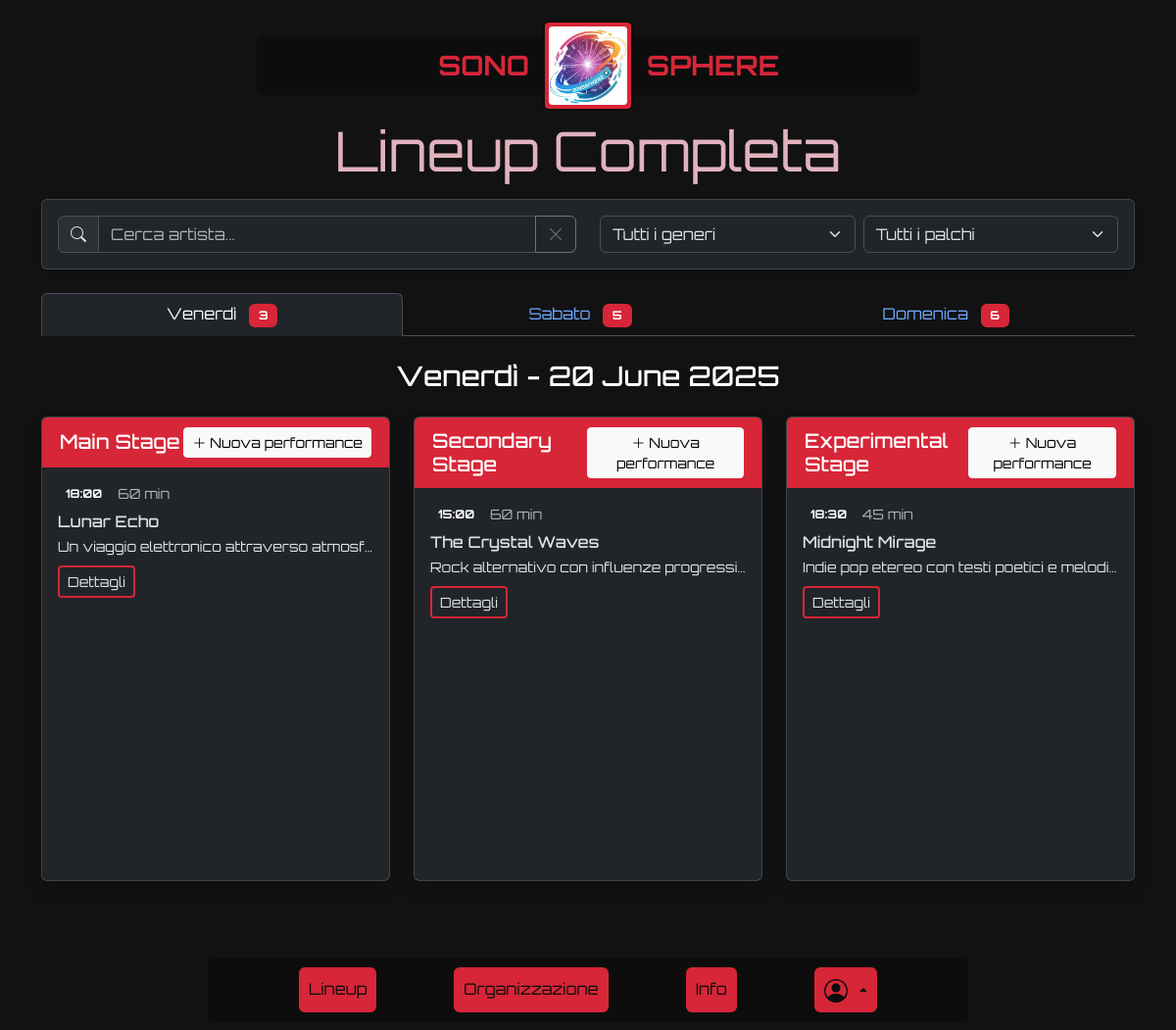
Screenshot of /lineup (signed in) with the database file from the repository.
### tables this page shows
CREATE TABLE "event_days" (
        "id" INTEGER NOT NULL UNIQUE,
        "name" TEXT NOT NULL,
        "date" TEXT NOT NULL,
        "current_attendees" INTEGER NOT NULL DEFAULT 0,
        "max_attendees" INTEGER NOT NULL DEFAULT 200,
        "start_time" TEXT NOT NULL,
        "end_time" TEXT NOT NULL,
        PRIMARY KEY("id" AUTOINCREMENT)
    );

CREATE TABLE "stages" (
        "id" INTEGER NOT NULL UNIQUE,
        "name" TEXT NOT NULL UNIQUE,
        "description" TEXT NOT NULL,
        "image" TEXT NOT NULL,
        PRIMARY KEY("id" AUTOINCREMENT)
    );

CREATE TABLE "performances" (
        "id" INTEGER NOT NULL UNIQUE,
        "artist_name" TEXT NOT NULL,
        "start_time" TEXT NOT NULL,
        "duration" INTEGER NOT NULL,
        "description" TEXT,
        "image_path" TEXT,
        "day_id" INTEGER NOT NULL,
        "stage_id" INTEGER NOT NULL,
        "genre_id" INTEGER NOT NULL,
        "organizer_id" INTEGER NOT NULL,
        "is_published" INTEGER NOT NULL DEFAULT 0,
        "created_at" TEXT DEFAULT CURRENT_TIMESTAMP,
        "updated_at" TEXT DEFAULT CURRENT_TIMESTAMP,
        "is_featured" INTEGER DEFAULT 0,
        PRIMARY KEY("id" AUTOINCREMENT),
        FOREIGN KEY("day_id") REFERENCES "event_days"("id"),
        FOREIGN KEY("stage_id") REFERENCES "stages"("id"),
        FOREIGN KEY("genre_id") REFERENCES "genres"("id"),
        FOREIGN KEY("organizer_id") REFERENCES "users"("id")
    );

### blueprints/main/routes.py (the view)
@main_bp.route("/lineup")
def lineup():
    performances = performances_dao.get_all_performances(include_unpublished=False)
    event_days = event_days_dao.get_all_days()
    stages = stages_dao.get_all_stages()
    genres = genres_dao.get_all_genres()
    return render_template(
        "lineup.html",
        performances=performances,
        event_days=event_days,
        stages=stages,
        genres=genres,
    )

### app.py (called while the page is built)
@app.template_filter("strfdate")
def _filter_date(date, fmt=None):
    if isinstance(date, str):
        date = datetime.strptime(date, "%Y-%m-%d")
    return date.strftime(fmt or "%d %B %Y")

@login_manager.user_loader
def load_user(user_id):
    db_user = users_dao.get_user_by_id(user_id)
    if not db_user:
        return None
    user = User(
        id=db_user["id"],
        username=db_user["username"],
        password=db_user["password"],
        name=db_user["name"],
        surname=db_user["surname"],
        email=db_user["email"],
        pfp=db_user["pfp"],
        role=db_user["role"],
    )
    return user

### utils/event_days_dao.py (called while the page is built)
def get_all_days() -> List[Dict[str, Any]]:
    query = "SELECT * FROM event_days"
    conn = sqlite3.connect(ROOT_PATH + DB_PATH)
    cursor = conn.cursor()
    cursor.execute(query)
    days = cursor.fetchall()
    cursor.close()
    conn.close()
    return [
        {
            "id": day[0],
            "name": day[1],
            "date": day[2],
            "current_attendees": day[3],
            "max_attendees": day[4],
            "start_time": day[5],
            "end_time": day[6],
        }
        for day in days
    ]

### utils/genres_dao.py (called while the page is built)
def get_all_genres() -> List[Dict[str, Any]]:
    query = "SELECT * FROM genres"
    conn = sqlite3.connect(ROOT_PATH + DB_PATH)
    cursor = conn.cursor()
    cursor.execute(query)
    genres = cursor.fetchall()
    cursor.close()
    conn.close()
    return [{"id": genre[0], "name": genre[1]} for genre in genres]

### utils/stages_dao.py (called while the page is built)
def get_all_stages() -> List[Dict[str, Union[int, str]]]:
    query = "SELECT * FROM stages"
    conn = sqlite3.connect(ROOT_PATH + DB_PATH)
    cursor = conn.cursor()
    cursor.execute(query)
    stages = cursor.fetchall()
    cursor.close()
    conn.close()
    return [
        {"id": stage[0], "name": stage[1], "description": stage[2], "image": stage[3]}
        for stage in stages
    ]

### utils/users_dao.py (called while the page is built)
def get_user_by_id(user_id: int) -> Optional[Dict[str, Any]]:
    query = "SELECT * FROM users WHERE id = ?"
    conn = sqlite3.connect(ROOT_PATH + DB_PATH)
    cursor = conn.cursor()
    cursor.execute(query, (user_id,))
    user = cursor.fetchone()
    cursor.close()
    conn.close()
    if user:
        return {
            "id": user[0],
            "username": user[1],
            "name": user[2],
            "surname": user[3],
            "email": user[4],
            "password": user[5],
            "role": user[6],
            "pfp": user[7],
        }
    return None

### templates/lineup.html (shortened to what this page needs)
{% extends "base.html" %}
{% block content %}
<div class="container py-5">
    <h1 class="display-4 text-center mb-3 cream-text">Lineup Completa</h1>
    <div class="card mb-4 shadow-sm grey-text">
        <div class="card-body">
            <div class="row">
                <div class="col-md-6 mb-3 mb-md-0">
                    <div class="input-group">
                        <span class="input-group-text"><i class="bi bi-search"></i></span>
                        <input type="text" id="searchArtist" class="form-control" placeholder="Cerca artista...">
                        <button class="btn btn-outline-secondary" type="button" id="clearSearch">
                            <i class="bi bi-x-lg"></i>
                        </button>
                    </div>
                </div>
                <div class="col-md-6">
                    <div class="d-flex gap-2">
                        <select id="genreFilter" class="form-select">
                            <option value="">Tutti i generi</option>
                        </select>
                        <select id="stageFilter" class="form-select">
                            <option value="">Tutti i palchi</option>
                        </select>
                    </div>
                </div>
            </div>
        </div>
    </div>
    <ul class="nav nav-tabs nav-fill mb-4" id="lineupTabs" role="tablist">
        {% for day in event_days %}
        <li class="nav-item" role="presentation">
            <button class="nav-link {% if loop.first %}active{% endif %}" id="day-{{ day.id }}-tab" data-bs-toggle="tab"
                data-bs-target="#day-{{ day.id }}-tab-pane" type="button" role="tab"
                aria-controls="day-{{ day.id }}-tab-pane"
                aria-selected="{% if loop.first %}true{% else %}false{% endif %}">
                <span class="d-none d-md-inline">{{ day.name }}</span>
                <span class="badge red-bg ms-2 performance-count" data-day="{{ day.id }}">{{
                    performances|selectattr('day_id', 'eq', day.id)|list|length }}</span>
            </button>
        </li>
        {% endfor %}
    </ul>
    <div class="tab-content" id="lineupTabsContent">
        {% for day in event_days %}
        <div class="tab-pane fade {% if loop.first %}show active{% endif %}" id="day-{{ day.id }}-tab-pane"
            role="tabpanel" aria-labelledby="day-{{ day.id }}-tab" tabindex="0">
            <div class="row">
                <div class="col-md-12">
                    <h2 class="h3 text-center mb-4">{{ day.name }} - {{ day.date|strfdate('%d %B %Y') }}</h2>
                </div>
                {% set day_performances = performances|selectattr('day_id', 'eq', day.id)|list %}
                {% if day_performances|length > 0 %}
                {% for stage in stages %}
                <div class="col-lg-4 mb-4 stage-container" data-stage-id="{{ stage.id }}">
                    <div class="card h-100 shadow">
                        <div class="card-header red-bg text-white d-flex justify-content-between align-items-center">
                            <h3 class="h5 mb-0">{{ stage.name }}</h3>
                            {% if current_user.is_authenticated and current_user.role == 1 %}
                            <a href="{{ url_for('performances.editor', action='add', day_id=day.id, stage_id=stage.id) }}"
                                class="btn btn-sm btn-light">
                                <i class="bi bi-plus-lg"></i> Nuova performance
                            </a>
                            {% endif %}
                        </div>
                        <div class="card-body overflow-y-auto stage-performances-container">
                            <div class="list-group list-group-flush">
                                {% set stage_performances = day_performances|selectattr('stage_id', 'eq',
                                stage.id)|sort(attribute='start_time')|list %}
                                {% if stage_performances|length > 0 %}
                                {% for performance in stage_performances %}
                                <div class="list-group-item border-0 p-0 mb-3 performance-item"
                                    data-artist="{{ performance.artist_name|lower }}"
                                    data-genre="{{ performance.genre_id }}" data-stage="{{ performance.stage_id }}">
                                    <div class="d-flex align-items-center mb-2">
                                        <span class="badge bg-dark me-2">{{ performance.start_time }}</span>
                                        <span class="small text-muted">{{ performance.duration }} min</span>
                                    </div>
                                    <h4 class="h6 mb-1">{{ performance.artist_name }}</h4>
                                    <p class="small text-truncate mb-2">{{ performance.description }}</p>
                                    <a href="{{ url_for('performances.detail', id=performance.id, from='main.lineup', source_name='Lineup') }}"
                                        class="btn btn-sm red-border red-bg-hover">
                                        Dettagli
                                    </a>
                                </div>
                                {% endfor %}
                                {% else %}
                                <p class="text-muted text-center my-4 no-performance-message">Nessuna performance
                                    programmata</p>
                                {% endif %}
                            </div>
                        </div>
                    </div>
                </div>
                {% endfor %}
                {% else %}
                <div class="col-12 text-center">
                    <div class="alert alert-info">
                        Nessuna performance programmata per {{ day.name }}
                    </div>
                </div>
                {% endif %}
            </div>
        </div>
        {% endfor %}
    </div>
</div>
{% endblock %}

### static/css/style.css (style rules this page uses)
:root { --black: #0d0d0d; --cream: #e1b2bd; --grey: #a9a9a9; --purple: #6c1eff; --red: #d72638; --white: #ffffff; }
body { color: var(--color-white); line-height: 1.6; font-family: "Orbitron", sans-serif; background-color: var(--color-black); }
.red-bg { border: 2px solid var(--red); background-color: var(--red); }
.red-border { border: 2px solid var(--red); }
.cream-text { color: var(--cream); }
.stage-performances-container { height: 400px; }
.card-body { scrollbar-color: var(--red); scrollbar-width: thin; }

### rows the page displays
event_days: name "Venerdì", id "3", date|strfdate "20 June 2025"
event_days: name "Sabato", id "5"
event_days: name "Domenica", id "6"
stages: name "Main Stage"
performances: start_time "18:00", duration "60", artist_name "Lunar Echo", description "Un viaggio elettronico attraverso atmosf…"
stages: name "Secondary Stage"
performances: start_time "15:00", duration "60", artist_name "The Crystal Waves", description "Rock alternativo con influenze progressi…"
stages: name "Experimental Stage"
performances: start_time "18:30", duration "45", artist_name "Midnight Mirage", description "Indie pop etereo con testi poetici e melodi…"
